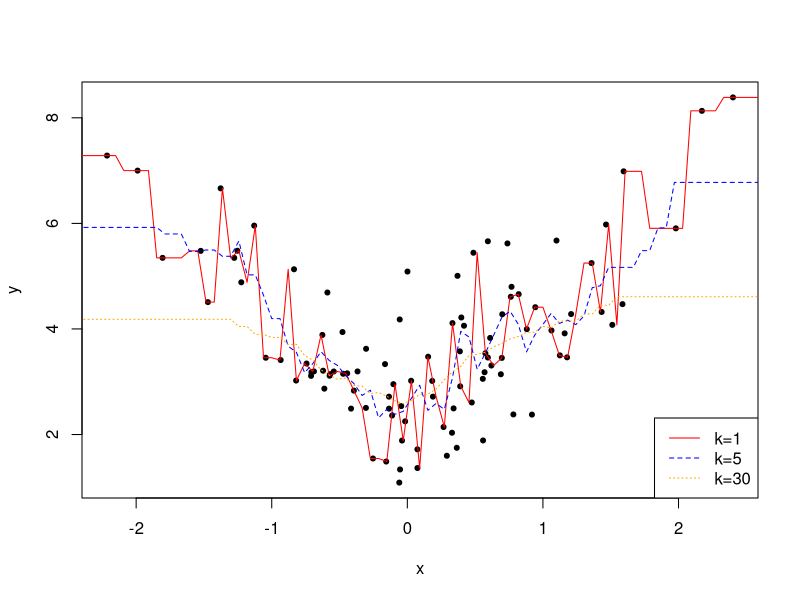

Write the R code that produced this figure.
install.packages("FNN")
library(FNN)

set.seed(1)
x <- sort(rnorm(100))
y<- 3+x^2 + rnorm(100)

eval.n = 100
eval.point = seq(-3,3, length= eval.n)
plot(x, y, pch = 20)
idx.mat<- knnx.index(x, eval.point , k = 1)
yhat = rep(0,eval.n)
for (i in 1:eval.n)   yhat[i]<-mean(y[idx.mat[i,]])
lines(eval.point , yhat, type= 'l', lty = 1, col = 'red')

idx.mat<- knnx.index(x, eval.point , k = 5)
yhat = rep(0,eval.n)
for (i in 1:eval.n)   yhat[i]<-mean(y[idx.mat[i,]])
lines(eval.point , yhat, type= 'l', lty = 2, col = 'blue')

idx.mat<- knnx.index(x, eval.point , k = 30)
yhat = rep(0,eval.n)
for (i in 1:eval.n)   yhat[i]<-mean(y[idx.mat[i,]])
lines(eval.point , yhat, type= 'l', lty = 3, col = 'orange')

legend("bottomright", c("k=1", "k=5", "k=30"), col = c("red", "blue", "orange"),
       lty = c(1,2,3))
